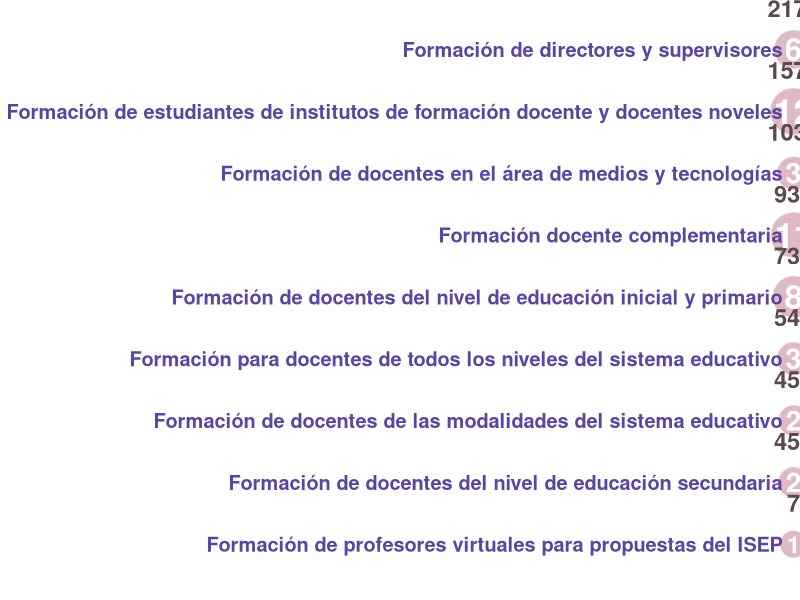
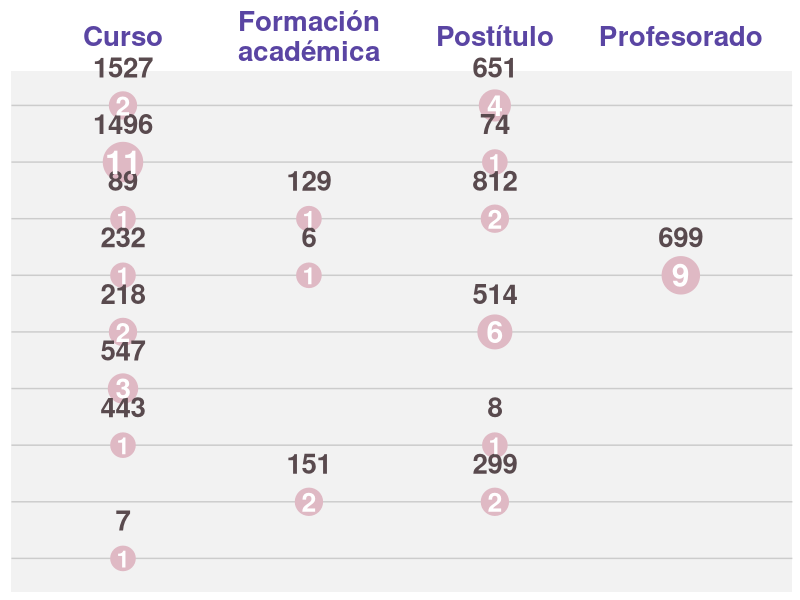
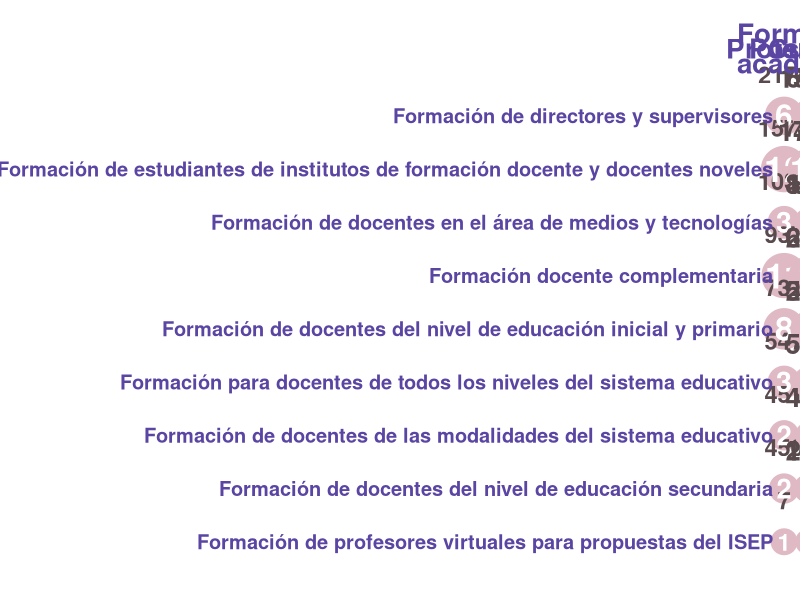
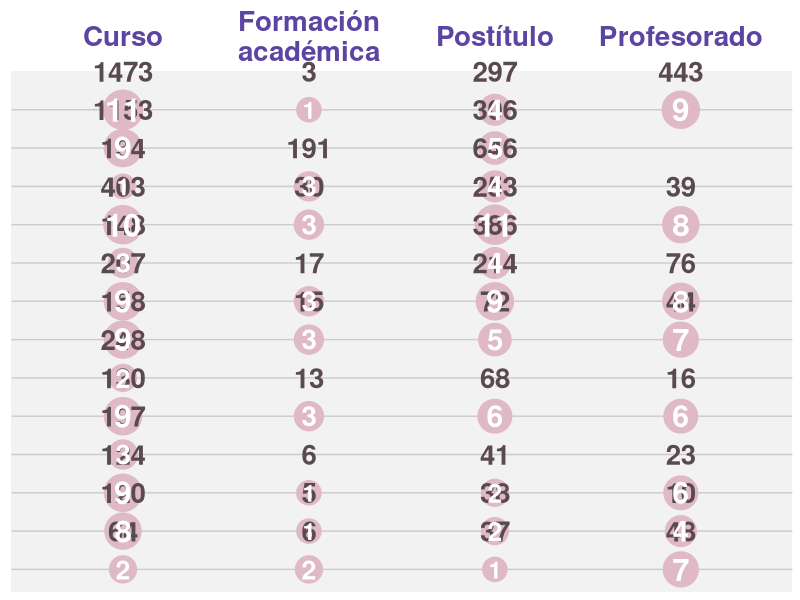
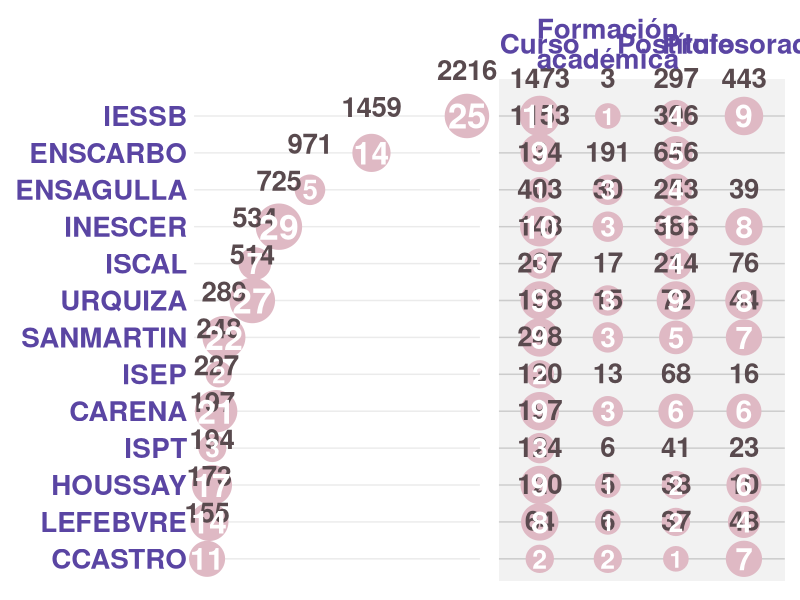
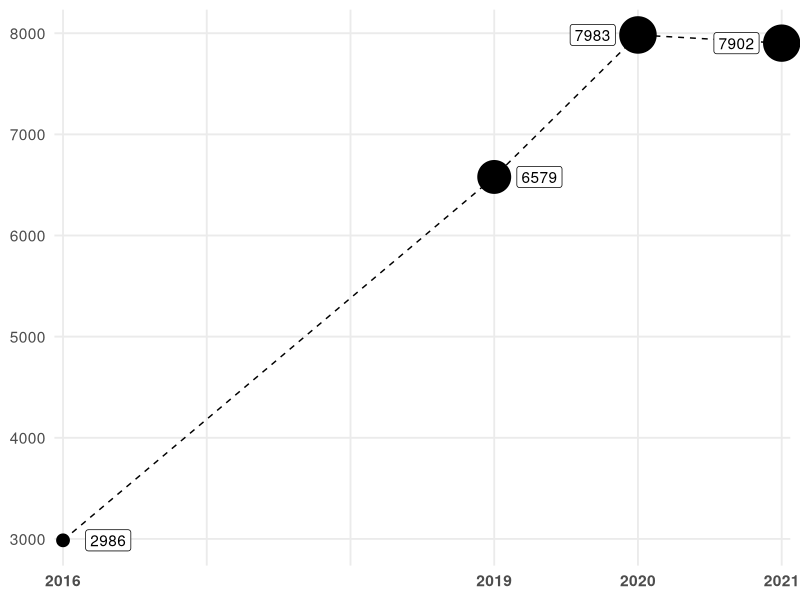
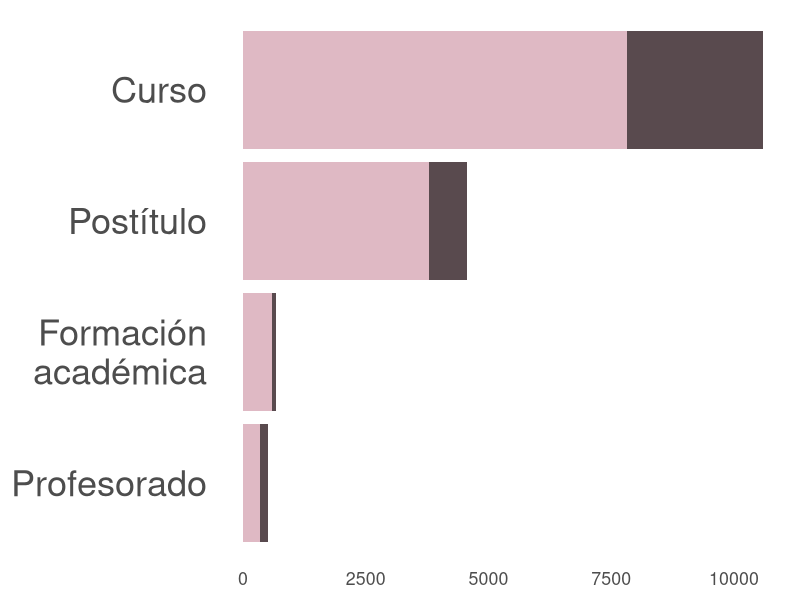
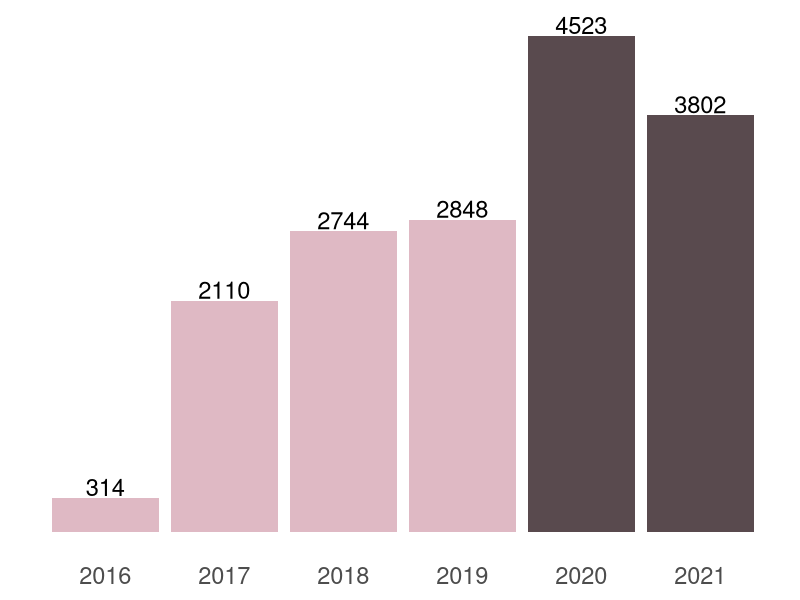

Here is the R script that generated these plots, in order:
library(tidyverse)
library(ggtext)
library(patchwork)


data_prop <- read_csv("data/data_propuestas_2.csv")

# Corregimos tipo de carrera
data_prop <- data_prop %>% 
  mutate(tipo = case_when(
    tipo=="Trayecto"~"Postítulo",
    tipo=="Profesorado"~"Profesorado",
    tipo=="Seminario"~"Curso",
    TRUE ~ "Formación\nacadémica"
  ))

# Por línea formativa
data_lf <- data_prop %>% 
  filter(cursantes_T3 > 0) %>% 
  filter(!carrera_siglas %in% c("CLINICAESCRITURA","MOD_INDIVIDUALES")) %>% 
  group_by(linea_formativa) %>% 
  summarise(cursantes = sum(cursantes_T3),
            propuestas = n_distinct(propuesta))

# Por propuesta 2
propuesta <- data_prop %>% 
  filter(cursantes_T3 > 0) %>% 
  filter(!carrera_siglas %in% c("CLINICAESCRITURA","MOD_INDIVIDUALES")) %>%
  group_by(propuesta) %>% 
  summarise(cursantes = sum(cursantes_T3))

data_lf_tipo <- data_prop %>% 
  filter(cursantes_T3 > 0) %>% 
  filter(!carrera_siglas %in% c("CLINICAESCRITURA","MOD_INDIVIDUALES")) %>% 
  group_by(linea_formativa, tipo) %>% 
  summarise(cursantes = sum(cursantes_T3),
            propuestas = n_distinct(propuesta)) %>% 
  mutate(cursantes_lf = sum(cursantes),
         propuestas_lf = sum(propuestas))


color_lf <- "#5A45A3"
color_tipo <- "#5A45A3"

color_1 <- "#594A4E"
color_2 <- "#DFB9C4"

plot_resumen_lf <- ggplot(data_lf, aes(x = fct_reorder(linea_formativa,cursantes), y = cursantes)) +
  geom_point(aes(size=propuestas), color=color_2) +
  geom_text(aes(label=cursantes), vjust= -1.8, color=color_1, fontface="bold", size=6) +
  geom_text(aes(label=propuestas, size=4*(propuestas*.03)), color="white", fontface="bold") +
  coord_flip(clip="off") +
  scale_size(range = c(6,15)) +
  labs(y=NULL, x = NULL,
       #title = "Cursantes ISEP 2021",
       #subtitle = "Cantidad de <span style='color:red;'>propuestas</span> y cantidad de 
       #<span style='color:blue;'>cursantes activos</span> del año por línea formativa y tipo de propuesta"
       ) +
  guides(size = "none") +
  theme_minimal(base_size = 18) +
  theme(
    axis.title.x = element_text(color=color_1),
    axis.text.x = element_blank(),
    plot.title = element_markdown(),
    plot.subtitle = element_markdown(),
    plot.title.position = "plot",
    axis.text.y = element_text(face="bold", color=color_lf),
    panel.grid.major.x = element_blank(),
    panel.grid.minor.x = element_blank()
  )

plot_resumen_lf

flechas <- data.frame(x1=c(1.8,1.8), 
                      x2=c(1,1.2), 
                      y1=c(2,2.9), 
                      y2=c(2.9,2.9))

texto <- data.frame(x1=c(1.8), 
                    x2=c(1.2), 
                    y1=c(3), 
                    y2=c(3.1))


# SIMILAR AL PLOT ANTERIOR PERO SE AGREGA LA DIM DE TIPO DE PROPUESTA
plot_resumen_lf_tipo <- ggplot(data_lf_tipo, aes(x = fct_reorder(linea_formativa,cursantes_lf), y = tipo)) +
  geom_point(aes(size=propuestas), color=color_2) +
  geom_text(aes(label=cursantes), vjust= -1.4, color=color_1, fontface="bold", size=7) +
  geom_text(aes(label=propuestas, size=4*(propuestas*.03)), color="white", fontface="bold") +
  coord_flip(clip="off") +
  scale_size(range = c(6,13)) +
  scale_y_discrete(position="right") +
  #expand_limits(x=c(1,14)) +
  guides(size = "none") +
  theme_minimal() +
  theme(
    axis.text = element_text(size=20),
    panel.background = element_rect(fill="#F2F2F2", color=NA),
    axis.text.y = element_blank(),
    axis.title = element_blank(),
    #axis.line.y = element_line(color="grey60"),
    axis.text.x = element_text(face="bold", color = color_tipo),
    axis.text.x.top = element_text(vjust=.5),
    panel.grid.major.x = element_blank(),
    panel.grid.minor.x = element_blank(),
    panel.grid.major.y = element_line(color="grey80")
  )

plot_resumen_lf_tipo


plot_final_lf_tipo <- plot_resumen_lf + plot_resumen_lf_tipo

plot_final_lf_tipo
ggsave("plot_final_lf_tipo.png", width = 23, height = 10, dpi=320)


# PLOT por IFDA
data_ifda <- data_prop %>% 
  filter(cursantes_T3 > 0) %>% 
  filter(!carrera_siglas %in% c("CLINICAESCRITURA","MOD_INDIVIDUALES")) %>% 
  group_by(ifda_sigla) %>% 
  summarise(cursantes = sum(cursantes_T3),
            propuestas = n_distinct(propuesta))


data_ifda_tipo <- data_prop %>% 
  filter(cursantes_T3 > 0) %>% 
  filter(!carrera_siglas %in% c("CLINICAESCRITURA","MOD_INDIVIDUALES")) %>% 
  group_by(ifda_sigla, tipo) %>% 
  summarise(cursantes = sum(cursantes_T3),
            propuestas = n_distinct(propuesta)) %>% 
  mutate(cursantes_ifda = sum(cursantes),
         propuestas_ifda = sum(propuestas))


# PLOT IFDA
color_lf <- "#5A45A3"
color_tipo <- "#5A45A3"

plot_resumen_ifda <- ggplot(data_ifda, aes(x = fct_reorder(ifda_sigla,cursantes), y = cursantes)) +
  geom_point(aes(size=propuestas), color=color_2) +
  geom_text(aes(label=cursantes), vjust= -1.8, color=color_1, fontface="bold", size=7) +
  geom_text(aes(label=propuestas, size=4*(propuestas*.03)), color="white", fontface="bold") +
  coord_flip(clip="off") +
  scale_size(range = c(6,15)) +
  expand_limits(x=c(1,14)) +
  labs(y = NULL, x = NULL,
       #title = "Cursantes ISEP 2021",
       #subtitle = "Cantidad de <span style='color:red;'>propuestas</span> y cantidad de 
       #<span style='color:blue;'>cursantes activos</span> del año por IFDA y tipo de propuesta"
       ) +
  guides(size = "none") +
  theme_minimal() +
  theme(
    axis.text = element_text(size=20),
    axis.title.x = element_text(color=color_1, size=15),
    axis.text.x = element_blank(),
    plot.title = element_markdown(),
    plot.subtitle = element_markdown(),
    plot.title.position = "plot",
    axis.text.y = element_text(face="bold", color=color_lf),
    panel.grid.major.x = element_blank(),
    panel.grid.minor.x = element_blank()
  )


# PLOT IFDA TIPO
plot_resumen_ifda_tipo <- ggplot(data_ifda_tipo, aes(x = fct_reorder(ifda_sigla,cursantes_ifda), y = tipo)) +
  geom_point(aes(size=propuestas), color=color_2) +
  geom_text(aes(label=cursantes), vjust= -1.4, color=color_1, fontface="bold", size=7) +
  geom_text(aes(label=propuestas, size=4*(propuestas*.03)), color="white", fontface="bold") +
coord_flip(clip="off") +
  scale_size(range = c(6,13)) +
  scale_y_discrete(position="right") +
  expand_limits(x=c(1,14)) +
  guides(size = "none") +
  theme_minimal() +
  theme(
    axis.text = element_text(size=20),
    panel.background = element_rect(fill="#F2F2F2", color=NA),
    axis.text.y = element_blank(),
    axis.title = element_blank(),
    #axis.line.y = element_line(color="grey60"),
    axis.text.x = element_text(face="bold", color = color_tipo),
    axis.text.x.top = element_text(vjust=.5),
    panel.grid.major.x = element_blank(),
    panel.grid.minor.x = element_blank(),
    panel.grid.major.y = element_line(color="grey80")
  )
plot_resumen_ifda_tipo
plot_final_ifda_tipo <- plot_resumen_ifda + plot_resumen_ifda_tipo
plot_final_ifda_tipo
ggsave("plot_final_ifda_tipo.png", plot_final_ifda_tipo, width = 20, height = 13, dpi=320)

# Pruebas VIZ crecimiento 
data_anios <- read_csv("data/data_anios.csv") %>% 
  mutate(tipo = case_when(
    tipo=="Trayecto"~"Postítulo",
    tipo=="Profesorado"~"Profesorado",
    tipo=="Seminario"~"Curso",
    TRUE ~ "Formación\nacadémica"
  )) %>% 
  mutate(anio=as.factor(anio),
         anio=factor(anio, levels=c("2016","2017","2018","2019","2020","2021"))) %>% 
  filter(anio %in% c(2016,2019,2020,2021)) %>% 
  filter(cursantes_T3 > 0) %>% 
  filter(!carrera_siglas %in% c("CLINICAESCRITURA","MOD_INDIVIDUALES","TEST_TRAYECTO"))

data_anios <- data_anios %>% 
  group_by(anio) %>% 
  summarise(cursantes = sum(cursantes_T3),
            propuestas_vigentes = n_distinct(propuesta))


plot_evol <- ggplot(data_anios, aes(x=anio, y=cursantes, group=1)) +
  #annotate("rect", xmin=1,xmax=4, ymin=-Inf, ymax=Inf, alpha=.2, fill="grey60") +
  #annotate("rect", xmin=4,xmax=6, ymin=-Inf, ymax=Inf, alpha=.2, fill="lightgreen") +
  geom_line(linetype="dashed") +
  geom_point(aes(size=cursantes)) +
  geom_label(aes(label=cursantes, hjust=ifelse(cursantes<7000, -.5, 1.5))) +
  scale_x_discrete(drop=FALSE, labels=c("2016","","","2019","2020","2021"), expand = c(0.01,0.01)) +
  coord_cartesian(clip="off") +
  scale_size(range = c(4,12)) +
  guides(size="none") +
  labs(x=NULL,y=NULL,
       #title="Crecimiento en la cantidad de cursantes desde el inicio hasta los últimos 3 años"
       ) +
  theme_minimal(base_size = 14) +
  theme(
    panel.grid.minor.y = element_blank(),
    axis.text.x = element_text(face="bold"),
    plot.title = element_text(margin = margin(0,0,20,0)),
    plot.title.position = "plot",
    
  )

plot_evol


ggsave("plot_evol.png", plot_evol, width = 13, height = 5, dpi=320)


# Egresados
#data_egresados <- read_csv("data/data_matricula_egresos.csv")
data_egresados <- read_csv("data/data_egresos_2.csv")

data_egresados <- data_egresados %>% 
  select(linea_formativa, propuesta, carrera_siglas, tipo, egresados, anio) %>% 
  mutate(tipo = case_when(
    tipo=="Trayecto"~"Postítulo",
    tipo=="Profesorado"~"Profesorado",
    tipo=="Seminario"~"Curso",
    TRUE ~ "Formación\nacadémica"
  ))


data_egresados_tipo <- data_egresados %>% 
  mutate(
    anio_actual = as.factor(anio==2021),
    anio_actual = factor(anio_actual, levels=c("TRUE", "FALSE"))
  ) %>% 
  group_by(tipo, anio_actual) %>% 
  summarise(egresados_tipo = sum(egresados))
  
  
plot_egresados_1 <- ggplot(data_egresados_tipo, aes(x=fct_reorder(tipo,egresados_tipo), y=egresados_tipo, fill=anio_actual)) +
  geom_col() +
  coord_flip() +
  scale_fill_manual(values=c("#594A4E","#DFB9C4")) +
  theme_minimal(base_size = 16) +
  labs(
    x=NULL,
    y=NULL
  ) +
  guides(
    fill="none"
  ) +
  theme(
    panel.grid = element_blank(),
    axis.text.y = element_text(size=26)
  )

plot_egresados_1
ggsave("plot_egresados_ordenado.png", width = 10, height = 10, dpi=320)



data_egresados_tipo_2 <- data_egresados %>% 
  group_by(anio) %>% 
  summarise(egresados_sum = sum(egresados)) %>% 
  ungroup() %>% 
  mutate(
    pct = egresados_sum / sum(egresados_sum),
    anios_2 = as.factor(anio %in% c(2020,2021))
  )


plot_egresados_2 <- ggplot(data_egresados_tipo_2, aes(x=anio, y=egresados_sum, fill=anios_2)) +
  geom_col() +
  geom_text(aes(label=egresados_sum),  vjust=-.1, size=6) +
  scale_fill_manual(values=c("#DFB9C4","#594A4E")) +
  scale_x_continuous(breaks = 2016:2021) +
  theme_minimal(base_size = 16) +
  labs(
    x=NULL,
    y=NULL
  ) +
  guides(
    fill="none"
  ) +
  theme(
    panel.grid = element_blank(),
    axis.text.y = element_blank(),
    axis.text.x = element_text(size=17)
  )

plot_egresados_2
ggsave("plot_egresados_2.png", width = 10, height = 7, dpi = 320)


data_cursantes <- data_prop %>% 
  filter(!carrera_siglas %in% c("CLINICAESCRITURA","MOD_INDIVIDUALES")) %>%
  filter(cursantes_T3 > 0) %>% 
  filter(carrera_siglas %in% c(
    "CONTINUIDADPEDAGOGICA",
    "SEMINARIOSECUNDARIOJYA",
    "INICIAL_ACT",
    "ATENEONATURALES1",
    "SEMINARIOINTROPC",
    "SEMINARIODATIEXP",
    "SEMINARIOREDDIGIYSOC",
    "SEMINARIOESI",
    "ATENEOLENGUA1",
    "TALLERLAB",
    "PRIMARIA_ACT"
    ) | cohorte_anio==2021) %>%
  mutate(estado = case_when(
    carrera_siglas %in% c(
      "CONTINUIDADPEDAGOGICA",
      "SEMINARIOSECUNDARIOJYA",
      "INICIAL_ACT",
      "ATENEONATURALES1",
      "SEMINARIOINTROPC",
      "SEMINARIODATIEXP",
      "SEMINARIOREDDIGIYSOC",
      "SEMINARIOESI",
      "ATENEOLENGUA1",
      "TALLERLAB",
      "PRIMARIA_ACT"
    ) ~ "NUEVA",
    TRUE ~ "RENUEVA"
  )) %>% 
  group_by(propuesta,estado) %>% 
  summarise(T3 = sum(cursantes_T3))

data_cursantes %>% View()

write_csv(data_cursantes, "output.csv")
